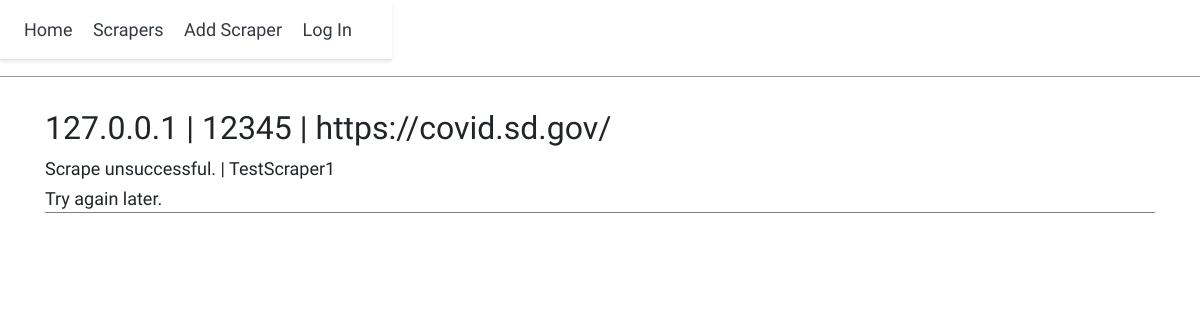
The page /scrapers/scraper/1/output/ on the database as committed earlier.
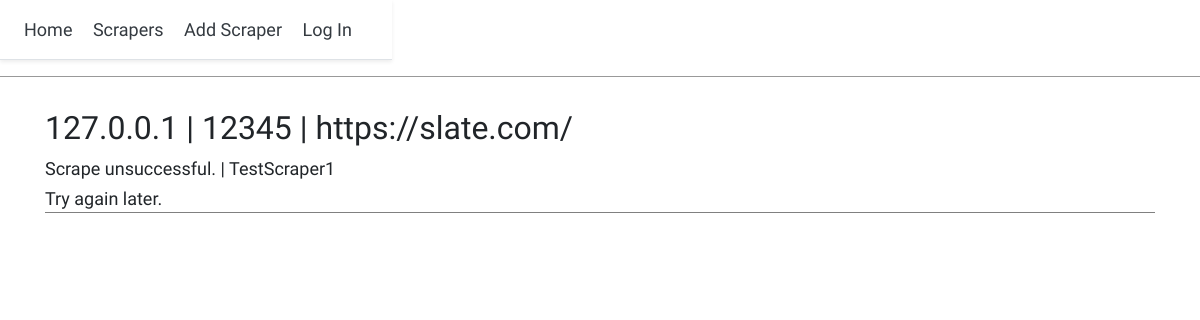
The same page on the database as committed later.
### scraper/models.py (models this page shows, shortened)
class Scraper(models.Model):
    name = models.CharField(max_length=100)
    ip_address = models.GenericIPAddressField()
    port = models.PositiveSmallIntegerField()
    seed = models.URLField(blank=True)

### scraper/views.py (the view)
# urls.py: path('scraper/<int:pk>/output/', ScraperOutputView.as_view(), name = 'output'),
class ScraperOutputView(TemplateView):
    template_name = 'scraper_output.html'
    def get_context_data(self, **kwargs):
        scraper = Scraper.objects.get(pk=self.kwargs['pk'])
        context = {'messages': GetOutput(scraper.ip_address, scraper.port, scraper.seed, scraper.name),
                   'ip_address': str(scraper.ip_address), 'port': str(scraper.port), 'seed': str(scraper.seed)}
        return context

### templates/scraper_output.html (shortened to what this page needs)
{% extends 'base.html' %}
{% block content %}
<h2>{{ ip_address }} | {{ port }} | {{ seed }}</h2>
{% for message in messages %}
    {% if message|first|first == "Scrape unsuccessful." %}
        <p class="info">{{ message|first|first }} | {{ message|last }}
    {% else%}
        <p class="info"><a href="{{ message|first|first }}">{{ message|first|first }}</a> | {{ message|last }} |
        <a href="{% url 'scraper_further_output' name=message|last seed=message|first|first %}">Scrape This Site</a></p>
    {% endif %}
<p class="scraped">
  {{ message|first|last }}
</p>
{% endfor %}
{% endblock content %}

Rows that differ between the two databases and show on the page:
changed Scraper "TestScraper1": seed "https://covid.sd.gov/" → "https://slate.com/"
